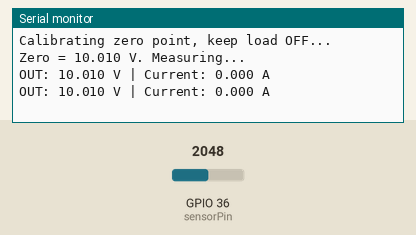
The sketch below on a simulated ESP32. Shown: the last lines printed to the serial monitor. The test bench sets the inputs (shaded band); at power-on: GPIO 36 (sensorPin) = 2048.

Above: at 1.7 s.
1.8 s: GPIO 36 (sensorPin) set to 2866
At 2.4 s:
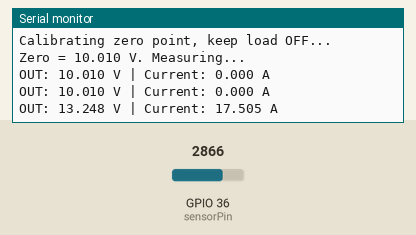
3.3 s: GPIO 36 (sensorPin) set to 3603
At 4.2 s:
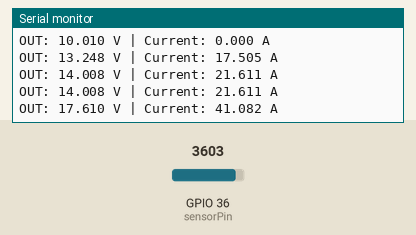
Timing chart, 0 to 6.3 s (numbered marks = the images above; inputs shaded):
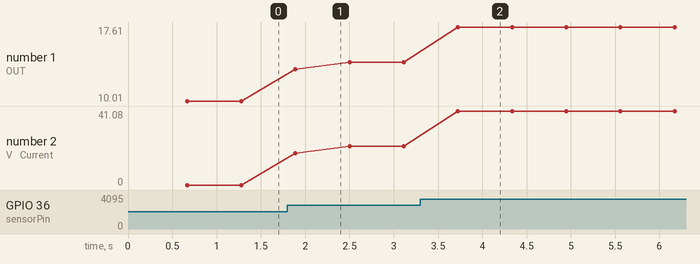

Measured:
- after the input at 1.8 s, the serial monitor: prints a new line after 0.09 s (image 1)
- after the input at 3.3 s, the serial monitor: prints a new line after 0.42 s (image 2)
- plotted number 1: 10.01 → 14.01 after the input at 1.8 s, 14.01 → 17.61 after the input at 3.3 s
- plotted number 2: 0 → 21.61 after the input at 1.8 s, 21.61 → 41.08 after the input at 3.3 s

The sketch:

example.ino
```cpp
// Reads the ACS712 output on Arduino A0, calibrates the zero offset at startup, and prints measured voltage and calculated DC current over Serial.
//
// Buy this module: https://shillehtek.com/products/acs712-current-sensor-5a-arduino-esp32
// Full manual: https://shillehtek.com/blogs/shillehtek-product-manuals/acs712-current-sensor-5a-arduino-esp32-manual
// More examples: https://github.com/shillehbean/shillehtek-examples
//

// ACS712 5A Current Sensor - Arduino Example (DC current)
// OUT -> A0, VCC -> 5V, GND -> GND, load in series through IP+/IP-

const int sensorPin = A0;
const float SENSITIVITY = 0.185;   // volts per amp (5A version)
float zeroVolts = 2.5;             // measured at startup

float readVolts(int samples) {
  long total = 0;
  for (int i = 0; i < samples; i++) {
    total += analogRead(sensorPin);
    delay(1);
  }
  return (total / (float)samples) * (5.0 / 1023.0);
}

void setup() {
  Serial.begin(9600);

  // Calibrate the zero point - no load current for these 2 seconds!
  Serial.println("Calibrating zero point, keep load OFF...");
  zeroVolts = readVolts(500);
  Serial.print("Zero = ");
  Serial.print(zeroVolts, 3);
  Serial.println(" V. Measuring...");
}

void loop() {
  float volts = readVolts(100);
  float amps = (volts - zeroVolts) / SENSITIVITY;

  Serial.print("OUT: ");
  Serial.print(volts, 3);
  Serial.print(" V | Current: ");
  Serial.print(amps, 3);
  Serial.println(" A");

  delay(500);
}
```
